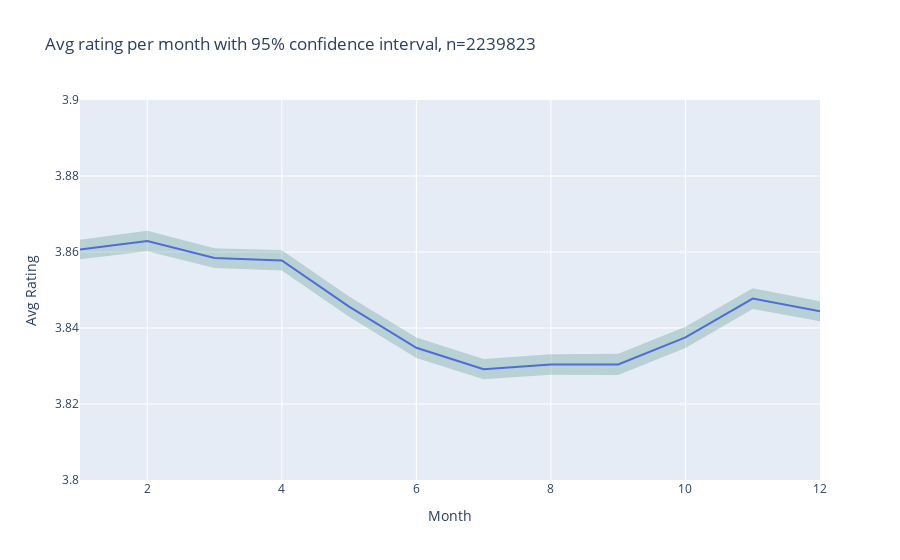

The notebook cell saved with this chart:
### Code cell
fig = sm.monthly_avg_ci_fig(reviews_df, f'Avg rating per month with 95% confidence interval, n={reviews_df.shape[0]}')
fig.update_yaxes(range=[3.8, 3.9])
fig.write_html("illustrations/Tim/generalAvgRatingLinePlot.html")
fig.show()

### Figure 1 — Plotly figure (JSON) as saved in the notebook; plotly's stock layout.template omitted (floating-point values rounded to 4 significant figures)
{"data": [{"hovertemplate": "Month=%{x}<br>Avg Rating=%{y}<extra></extra>", "legendgroup": "", "line": {"color": "#636efa", "dash": "solid"}, "marker": {"symbol": "circle"}, "mode": "lines", "name": "", "orientation": "v", "showlegend": false, "type": "scatter", "x": [1, 2, 3, 4, 5, 6, 7, 8, 9, 10, 11, 12], "xaxis": "x", "y": [3.861, 3.863, 3.858, 3.858, 3.846, 3.835, 3.829, 3.83, 3.83, 3.838, 3.848, 3.844], "yaxis": "y"}, {"fill": "toself", "fillcolor": "rgba(0,100,80,0.2)", "hoverinfo": "skip", "line": {"color": "rgba(255,255,255,0)"}, "showlegend": false, "type": "scatter", "x": [1, 2, 3, 4, 5, 6, 7, 8, 9, 10, 11, 12, 12, 11, 10, 9, 8, 7, 6, 5, 4, 3, 2, 1], "y": [3.863, 3.866, 3.861, 3.86, 3.848, 3.837, 3.832, 3.833, 3.833, 3.84, 3.85, 3.847, 3.842, 3.845, 3.835, 3.828, 3.828, 3.826, 3.832, 3.843, 3.855, 3.856, 3.86, 3.858]}], "layout": {"legend": {"tracegroupgap": 0}, "title": {"text": "Avg rating per month with 95% confidence interval, n=2239823"}, "xaxis": {"anchor": "y", "domain": [0, 1], "title": {"text": "Month"}}, "yaxis": {"anchor": "x", "domain": [0, 1], "range": [3.8, 3.9], "title": {"text": "Avg Rating"}}}}
